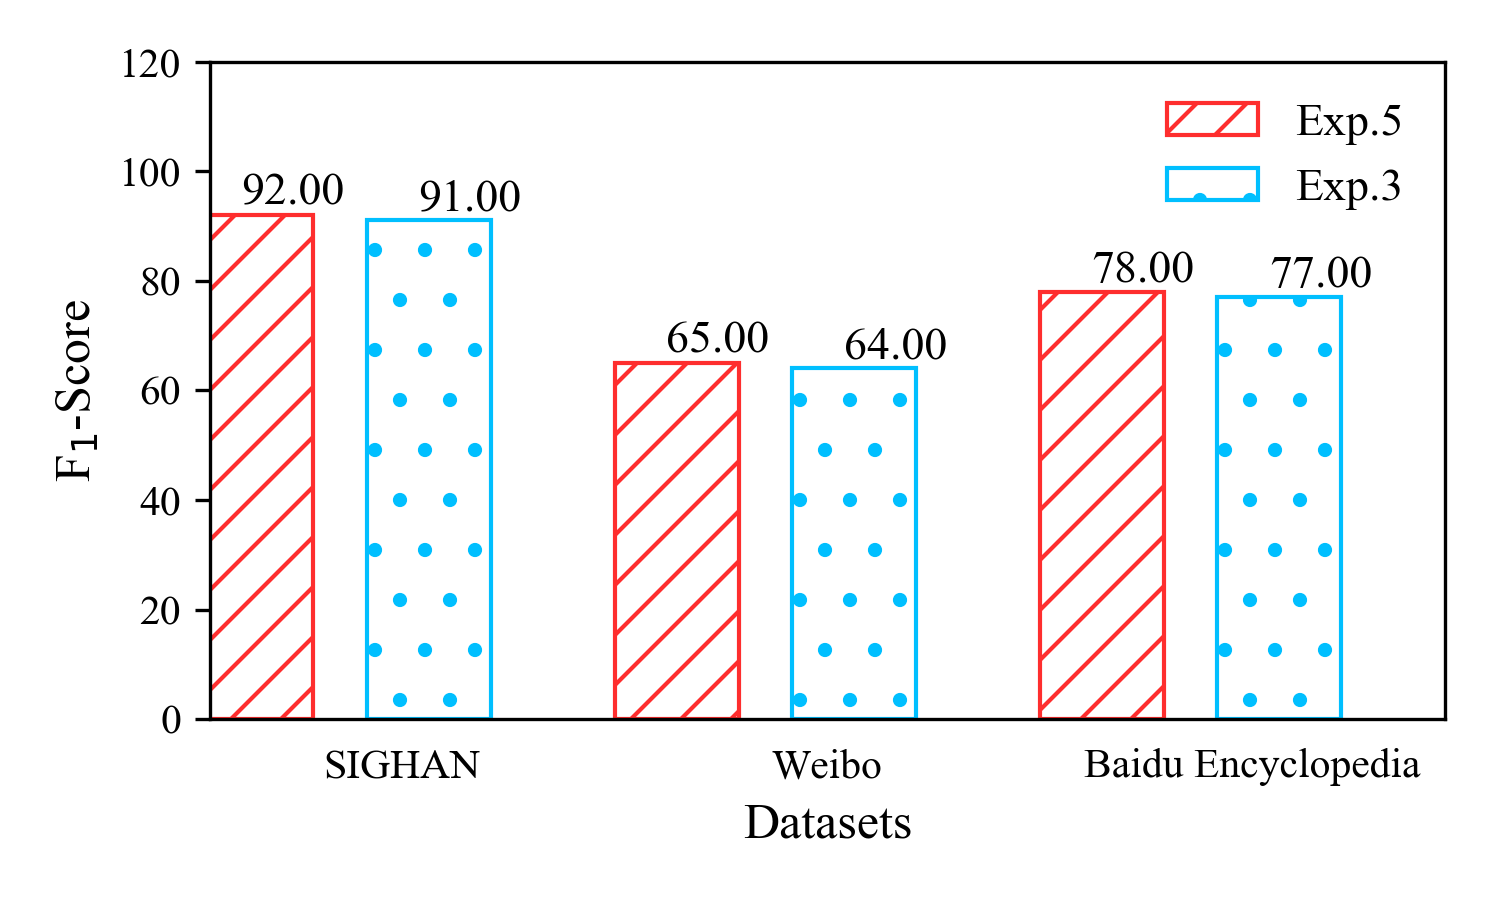

Source code (Python):
# -*- coding: UTF-8 -*-
# This script is used for making bar comparison graph.
# Environment: Both python 2.7 and python 3.5 are OK.

import matplotlib.pyplot as plt
import numpy as np
from matplotlib.ticker import MultipleLocator, NullLocator
from scipy import interpolate

def make_model_compare_graph(row_num, col_num):
	fig = plt.figure(figsize = [5, 3])	#[width, height]

	bar_width = 3
	gap_bars_width = 1.3 	#同组的bar之间的间隔
	gap_groups_width = 3	#不同组之间的间隔
	start = 1
	x1_data = []; x2_data = []; xticks_x = [];
	for i in range(0, 3):
		#print(i)
		x1_data.append(start + (2 * bar_width + gap_bars_width + gap_groups_width) * i)
		x2_data.append(x1_data[i] + bar_width + gap_bars_width)
		xticks_x.append(x1_data[i] + bar_width + gap_bars_width / 2 )

	xticks_label = ['SIGHAN', 'Weibo', 'Baidu Encyclopedia']

	exp3_result = [92, 65, 78]
	exp5_result = [91, 64, 77]

	#画第一幅图strict
	title = "Strict Mode"
	x_label = "Datasets"
	y_label = "F$_1$-Score"
	x_range = [0, x2_data[2] + bar_width + start]
	y_range = [0, 120]
	yticks_y = []
	yticks_label = []
	legend2 = "Exp.3"
	legend1 = "Exp.5"

	font = {'family': 'Times New Roman', 'size': 12}

	#plt.title(title, fontdict=font)
	plt.xlabel(x_label,fontdict=font)
	plt.ylabel(y_label, fontdict=font)

	if len(x_range) != 0:
		plt.xlim(x_range[0], x_range[1])
	if len(y_range) != 0:
		plt.ylim(y_range[0], y_range[1])

	#plt.tick_params(length=0)
	plt.tick_params(bottom='off', top='off')

	if len(xticks_x) != 0 and len(xticks_label) == len(xticks_x):
		plt.xticks(xticks_x, xticks_label, family='Times New Roman')
	else:
		plt.xticks(family='Times New Roman')

	if len(yticks_y) != 0 and len(yticks_label) == len(yticks_y):
		plt.yticks(yticks_y, yticks_label, family='Times New Roman')
	else:
		plt.yticks(family='Times New Roman')

	plt.bar(x1_data, exp3_result, bar_width, label=legend1, hatch='//', color='white', edgecolor='#FE2E2E')
	plt.bar(x2_data, exp5_result, bar_width, label=legend2, hatch='.', color='white', edgecolor='#00BFFF')

	font_legend = {'family': 'Times New Roman',
			'size': 11,
			}
	plt.legend(loc='upper right',frameon=False, prop=font_legend)

	#在第一个条形上面添加y值
	for x, y in zip(x1_data, exp3_result):
		plt.text(x+bar_width/2, y+0.005, "%.2f" % y, ha='center', va='bottom', fontsize='11', fontdict=font)
	#在第二个条形上添加y值
	for x, y in zip(x2_data, exp5_result):
		plt.text(x+bar_width/2, y+0.005, "%.2f" % y, ha='center', va='bottom', fontsize='11', fontdict=font)

	plt.tight_layout()
	#plt.show()
	plt.savefig('bar_compare_single.png', dpi=300)
	#plt.savefig('exp35.eps', format='eps', dpi=300)



def main(report_path):
	make_model_compare_graph(1, 3)

if __name__ == "__main__":
	report_path="dummy"
	main(report_path)
